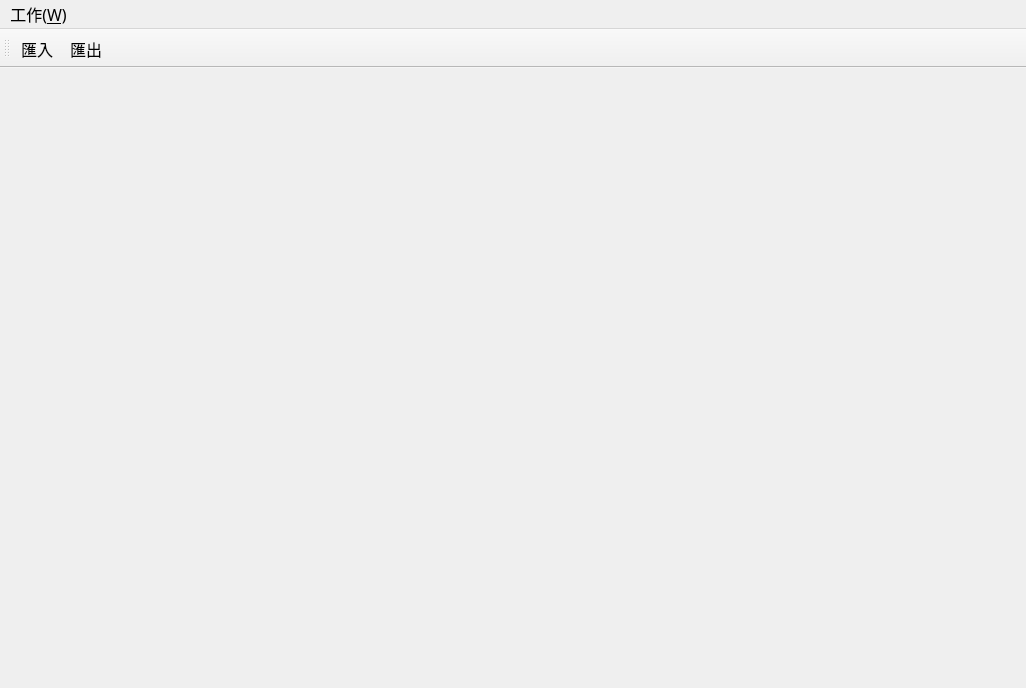
<?xml version="1.0" encoding="UTF-8"?>
<ui version="4.0">
 <class>win_fav</class>
 <widget class="QMainWindow" name="win_fav">
  <property name="enabled">
   <bool>true</bool>
  </property>
  <property name="geometry">
   <rect>
    <x>0</x>
    <y>0</y>
    <width>1026</width>
    <height>688</height>
   </rect>
  </property>
  <property name="font">
   <font>
    <family>Microsoft JhengHei</family>
    <pointsize>12</pointsize>
    <weight>9</weight>
    <italic>false</italic>
    <bold>false</bold>
   </font>
  </property>
  <property name="windowTitle">
   <string>代碼管理</string>
  </property>
  <property name="windowIcon">
   <iconset resource="../res/mycis.qrc">
    <normaloff>:/res/img/folder_bookmarks.png</normaloff>:/res/img/folder_bookmarks.png</iconset>
  </property>
  <property name="styleSheet">
   <string notr="true">font: 75 12pt &quot;Microsoft JhengHei&quot;;</string>
  </property>
  <widget class="QWidget" name="centralwidget">
   <layout class="QGridLayout" name="gridLayout_7"/>
  </widget>
  <widget class="QMenuBar" name="mnb">
   <property name="geometry">
    <rect>
     <x>0</x>
     <y>0</y>
     <width>1026</width>
     <height>33</height>
    </rect>
   </property>
   <widget class="QMenu" name="mnu">
    <property name="title">
     <string>工作(&amp;W)</string>
    </property>
    <addaction name="act_import"/>
    <addaction name="act_export"/>
   </widget>
   <addaction name="mnu"/>
  </widget>
  <widget class="QToolBar" name="tb">
   <property name="windowTitle">
    <string>toolBar</string>
   </property>
   <attribute name="toolBarArea">
    <enum>TopToolBarArea</enum>
   </attribute>
   <attribute name="toolBarBreak">
    <bool>false</bool>
   </attribute>
   <addaction name="act_import"/>
   <addaction name="act_export"/>
  </widget>
  <action name="act_import">
   <property name="icon">
    <iconset resource="../res/mycis.qrc">
     <normaloff>:/res/img/fileimport.png</normaloff>:/res/img/fileimport.png</iconset>
   </property>
   <property name="text">
    <string>匯入</string>
   </property>
   <property name="toolTip">
    <string>匯入</string>
   </property>
   <property name="shortcut">
    <string>Ctrl+I</string>
   </property>
  </action>
  <action name="act_export">
   <property name="icon">
    <iconset resource="../res/mycis.qrc">
     <normaloff>:/res/img/file_export.png</normaloff>:/res/img/file_export.png</iconset>
   </property>
   <property name="text">
    <string>匯出</string>
   </property>
   <property name="shortcut">
    <string>Ctrl+E</string>
   </property>
  </action>
 </widget>
 <resources>
  <include location="../res/mycis.qrc"/>
 </resources>
 <connections/>
 <designerdata>
  <property name="gridDeltaX">
   <number>5</number>
  </property>
  <property name="gridDeltaY">
   <number>5</number>
  </property>
  <property name="gridSnapX">
   <bool>true</bool>
  </property>
  <property name="gridSnapY">
   <bool>true</bool>
  </property>
  <property name="gridVisible">
   <bool>true</bool>
  </property>
 </designerdata>
</ui>
